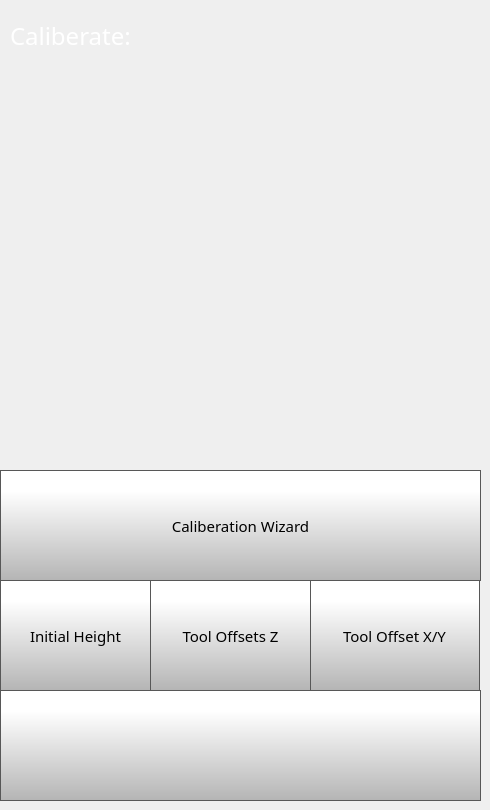
    <widget class="QWidget" name="caliberatePage">
     <widget class="QLabel" name="caliberateLabel">
      <property name="geometry">
       <rect>
        <x>10</x>
        <y>20</y>
        <width>231</width>
        <height>31</height>
       </rect>
      </property>
      <property name="font">
       <font>
        <family>Gotham</family>
        <pointsize>18</pointsize>
        <weight>50</weight>
        <bold>false</bold>
       </font>
      </property>
      <property name="styleSheet">
       <string notr="true">color: rgb(255, 255, 255);</string>
      </property>
      <property name="text">
       <string>Caliberate:</string>
      </property>
     </widget>
     <widget class="QPushButton" name="caliberateBackButton">
      <property name="geometry">
       <rect>
        <x>0</x>
        <y>690</y>
        <width>481</width>
        <height>111</height>
       </rect>
      </property>
      <property name="minimumSize">
       <size>
        <width>0</width>
        <height>0</height>
       </size>
      </property>
      <property name="font">
       <font>
        <family>Gotham Light</family>
        <pointsize>9</pointsize>
       </font>
      </property>
      <property name="styleSheet">
       <string notr="true">QPushButton {
     border: 1px solid rgb(87, 87, 87);
	background-color: qlineargradient(spread:pad, x1:0, y1:1, x2:0, y2:0.188, stop:0 rgba(180, 180, 180, 255), stop:1 rgba(255, 255, 255, 255));


}

QPushButton:pressed {
    background-color: qlineargradient(x1: 0, y1: 0, x2: 0, y2: 1,
                                      stop: 0 #dadbde, stop: 1 #f6f7fa);
}

QPushButton:flat {
    border: none; /* no border for a flat push button */
}

QPushButton:default {
    border-color: navy; /* make the default button prominent */
}</string>
      </property>
      <property name="text">
       <string/>
      </property>
      <property name="icon">
       <iconset>
        <normaloff>templates/img/arrows-4.png</normaloff>templates/img/arrows-4.png</iconset>
      </property>
      <property name="iconSize">
       <size>
        <width>50</width>
        <height>50</height>
       </size>
      </property>
      <property name="checkable">
       <bool>false</bool>
      </property>
      <property name="autoDefault">
       <bool>false</bool>
      </property>
      <property name="default">
       <bool>false</bool>
      </property>
      <property name="flat">
       <bool>false</bool>
      </property>
     </widget>
     <widget class="QToolButton" name="caliberationWizardButton">
      <property name="geometry">
       <rect>
        <x>0</x>
        <y>470</y>
        <width>481</width>
        <height>111</height>
       </rect>
      </property>
      <property name="font">
       <font>
        <family>Gotham</family>
        <pointsize>11</pointsize>
       </font>
      </property>
      <property name="styleSheet">
       <string notr="true">QToolButton {
     border: 1px solid rgb(87, 87, 87);
	background-color: qlineargradient(spread:pad, x1:0, y1:1, x2:0, y2:0.188, stop:0 rgba(180, 180, 180, 255), stop:1 rgba(255, 255, 255, 255));


}

QToolButton:pressed {
    background-color: qlineargradient(x1: 0, y1: 0, x2: 0, y2: 1,
                                      stop: 0 #dadbde, stop: 1 #f6f7fa);
}

QToolButton:flat {
    border: none; /* no border for a flat push button */
}

QToolButton:default {
    border-color: navy; /* make the default button prominent */
}

QToolButton:focus {
	outline: none;
}</string>
      </property>
      <property name="text">
       <string>Caliberation Wizard</string>
      </property>
      <property name="icon">
       <iconset>
        <normaloff>templates/img/magic-wand.png</normaloff>templates/img/magic-wand.png</iconset>
      </property>
      <property name="iconSize">
       <size>
        <width>60</width>
        <height>60</height>
       </size>
      </property>
      <property name="toolButtonStyle">
       <enum>Qt::ToolButtonTextUnderIcon</enum>
      </property>
     </widget>
     <widget class="QToolButton" name="toolOffsetXYButton">
      <property name="geometry">
       <rect>
        <x>309</x>
        <y>580</y>
        <width>171</width>
        <height>111</height>
       </rect>
      </property>
      <property name="font">
       <font>
        <family>Gotham</family>
        <pointsize>11</pointsize>
       </font>
      </property>
      <property name="styleSheet">
       <string notr="true">QToolButton {

     border: 1px solid rgb(87, 87, 87);
	background-color: qlineargradient(spread:pad, x1:0, y1:1, x2:0, y2:0.188, stop:0 rgba(180, 180, 180, 255), stop:1 rgba(255, 255, 255, 255));



}

QToolButton:pressed {
    background-color: qlineargradient(x1: 0, y1: 0, x2: 0, y2: 1,
                                      stop: 0 #dadbde, stop: 1 #f6f7fa);
}

QToolButton:flat {
    border: none; /* no border for a flat push button */
}

QToolButton:default {
    border-color: navy; /* make the default button prominent */
}

QToolButton:focus {
	outline: none;
}</string>
      </property>
      <property name="text">
       <string>Tool Offset X/Y</string>
      </property>
      <property name="icon">
       <iconset>
        <normaloff>templates/img/Tool Offset Icon.png</normaloff>templates/img/Tool Offset Icon.png</iconset>
      </property>
      <property name="iconSize">
       <size>
        <width>70</width>
        <height>70</height>
       </size>
      </property>
      <property name="toolButtonStyle">
       <enum>Qt::ToolButtonTextUnderIcon</enum>
      </property>
     </widget>
     <widget class="QToolButton" name="nozzleOffsetButton">
      <property name="geometry">
       <rect>
        <x>0</x>
        <y>580</y>
        <width>151</width>
        <height>111</height>
       </rect>
      </property>
      <property name="font">
       <font>
        <family>Gotham</family>
        <pointsize>11</pointsize>
       </font>
      </property>
      <property name="styleSheet">
       <string notr="true">QToolButton {

     border: 1px solid rgb(87, 87, 87);
	background-color: qlineargradient(spread:pad, x1:0, y1:1, x2:0, y2:0.188, stop:0 rgba(180, 180, 180, 255), stop:1 rgba(255, 255, 255, 255));



}

QToolButton:pressed {
    background-color: qlineargradient(x1: 0, y1: 0, x2: 0, y2: 1,
                                      stop: 0 #dadbde, stop: 1 #f6f7fa);
}

QToolButton:flat {
    border: none; /* no border for a flat push button */
}

QToolButton:default {
    border-color: navy; /* make the default button prominent */
}

QToolButton:focus {
	outline: none;
}</string>
      </property>
      <property name="text">
       <string>Initial Height</string>
      </property>
      <property name="icon">
       <iconset>
        <normaloff>templates/img/Nozzle Offset Icon.png</normaloff>templates/img/Nozzle Offset Icon.png</iconset>
      </property>
      <property name="iconSize">
       <size>
        <width>70</width>
        <height>70</height>
       </size>
      </property>
      <property name="toolButtonStyle">
       <enum>Qt::ToolButtonTextUnderIcon</enum>
      </property>
     </widget>
     <widget class="QToolButton" name="toolOffsetZButton">
      <property name="geometry">
       <rect>
        <x>150</x>
        <y>580</y>
        <width>161</width>
        <height>111</height>
       </rect>
      </property>
      <property name="font">
       <font>
        <family>Gotham</family>
        <pointsize>11</pointsize>
       </font>
      </property>
      <property name="styleSheet">
       <string notr="true">QToolButton {

     border: 1px solid rgb(87, 87, 87);
	background-color: qlineargradient(spread:pad, x1:0, y1:1, x2:0, y2:0.188, stop:0 rgba(180, 180, 180, 255), stop:1 rgba(255, 255, 255, 255));



}

QToolButton:pressed {
    background-color: qlineargradient(x1: 0, y1: 0, x2: 0, y2: 1,
                                      stop: 0 #dadbde, stop: 1 #f6f7fa);
}

QToolButton:flat {
    border: none; /* no border for a flat push button */
}

QToolButton:default {
    border-color: navy; /* make the default button prominent */
}

QToolButton:focus {
	outline: none;
}</string>
      </property>
      <property name="text">
       <string>Tool Offsets Z</string>
      </property>
      <property name="icon">
       <iconset>
        <normaloff>templates/img/Tool Z Offset Icon.png</normaloff>templates/img/Tool Z Offset Icon.png</iconset>
      </property>
      <property name="iconSize">
       <size>
        <width>70</width>
        <height>70</height>
       </size>
      </property>
      <property name="toolButtonStyle">
       <enum>Qt::ToolButtonTextUnderIcon</enum>
      </property>
     </widget>
    </widget>
